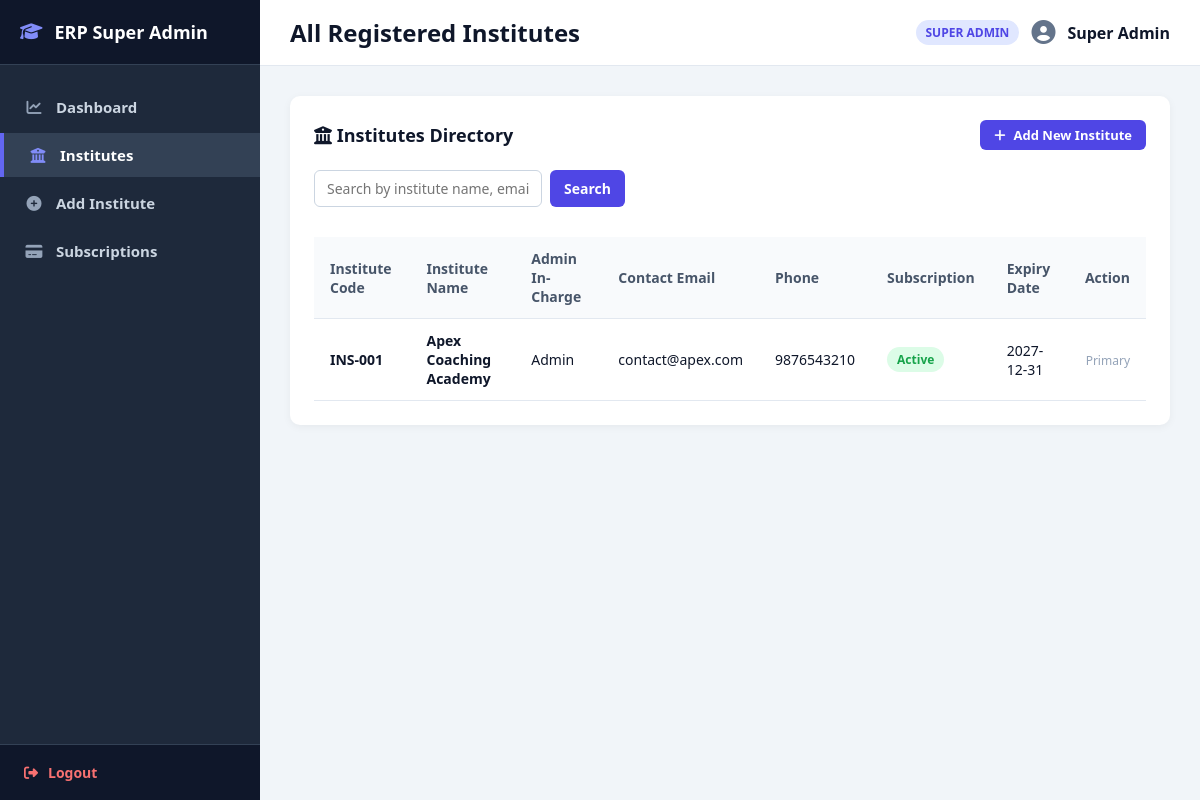
The app's page /superadmin/institutes.php (signed in) with its own data.
### tables this page shows
CREATE TABLE `users` (
  `id` INT AUTO_INCREMENT PRIMARY KEY,
  `name` VARCHAR(100) NOT NULL,
  `email` VARCHAR(255) NOT NULL UNIQUE,
  `password` VARCHAR(255) NOT NULL,
  `role` ENUM('superadmin','admin','teacher','student') NOT NULL,
  `institute_id` INT DEFAULT 1,
  `status` ENUM('active','inactive') DEFAULT 'active',
  `created_at` TIMESTAMP DEFAULT CURRENT_TIMESTAMP,
  FOREIGN KEY (`institute_id`) REFERENCES `institute`(`id`) ON DELETE CASCADE
);

CREATE TABLE `institute` (
  `id` INT AUTO_INCREMENT PRIMARY KEY,
  `name` VARCHAR(150) NOT NULL,
  `email` VARCHAR(255) NOT NULL,
  `phone_no` VARCHAR(15) NOT NULL,
  `address` TEXT NOT NULL,
  `subscription` ENUM('active','expired') DEFAULT 'active',
  `expiry` DATE NULL,
  `created_at` TIMESTAMP DEFAULT CURRENT_TIMESTAMP
);

### superadmin/institutes.php (the view, shortened to what this page needs)
<?php
require_once __DIR__ . "/../config/db.php";
$base = defined('APP_PATH') ? APP_PATH : ((isset($_SERVER['SCRIPT_NAME']) && strpos($_SERVER['SCRIPT_NAME'], '/ERP-SYSTEM-FOR-COACHING') === 0) ? '/ERP-SYSTEM-FOR-COACHING' : '');
$search = trim($_GET['search'] ?? '');
$sql = "
    SELECT i.*, u.name as admin_name, u.email as admin_email
    FROM institute i
    LEFT JOIN users u ON u.institute_id = i.id AND u.role = 'admin'
";
$sql .= " ORDER BY i.id DESC";
$institutes = mysqli_query($conn, $sql);
?>
<!DOCTYPE html>
<html lang="en">
<head>
    <link rel="stylesheet" href="https://cdnjs.cloudflare.com/ajax/libs/font-awesome/6.7.2/css/all.min.css">
    <link rel="stylesheet" href="<?= $base ?>/assets/css/style.css">
</head>
<body>
<div class="app-container">
    <div class="sidebar">
        <div class="sidebar-header">
            <i class="fa-solid fa-graduation-cap"></i>
            <span>ERP Super Admin</span>
        </div>
        <ul class="sidebar-menu">
            <li>
                <a href="<?= $base ?>/superadmin/dashboard.php"><i class="fa-solid fa-chart-line"></i> <span>Dashboard</span></a>
            </li>
            <li class="active">
                <a href="<?= $base ?>/superadmin/institutes.php"><i class="fa-solid fa-building-columns"></i> <span>Institutes</span></a>
            </li>
            <li>
                <a href="<?= $base ?>/superadmin/add_institute.php"><i class="fa-solid fa-plus-circle"></i> <span>Add Institute</span></a>
            </li>
            <li>
                <a href="<?= $base ?>/superadmin/subscriptions.php"><i class="fa-solid fa-credit-card"></i> <span>Subscriptions</span></a>
            </li>
        </ul>
        <div class="sidebar-footer">
            <a href="<?= $base ?>/logout.php"><i class="fa-solid fa-right-from-bracket"></i><span>Logout</span></a>
        </div>
    </div>
    <div class="main-content">
        <div class="top-navbar">
            <h2>All Registered Institutes</h2>
            <div class="user-profile">
                <span class="role-badge">SUPER ADMIN</span>
                <i class="fa-solid fa-user-circle fa-xl" style="color: #64748b;"></i>
                <strong><?= htmlspecialchars($_SESSION['name'] ?? 'Super Admin') ?></strong>
            </div>
        </div>
        <div class="page-body">
            <div class="card">
                <div class="card-title">
                    <span><i class="fa-solid fa-building-columns"></i> Institutes Directory</span>
                    <a href="<?= $base ?>/superadmin/add_institute.php" class="btn-primary" style="padding: 6px 14px; text-decoration: none; font-size: 13px; width: auto;">
                        <i class="fa-solid fa-plus"></i> Add New Institute
                    </a>
                </div>
                <form method="GET" action="institutes.php" class="filter-toolbar">
                    <div class="search-input-wrap">
                        <input type="text" name="search" value="<?= htmlspecialchars($search) ?>" placeholder="Search by institute name, email or admin...">
                        <button type="submit" class="btn-primary" style="width: auto; padding: 8px 14px;">Search</button>
                    </div>
                </form>
                <div class="table-responsive">
                    <table class="data-table">
                        <thead>
                            <tr>
                                <th>Institute Code</th>
                                <th>Institute Name</th>
                                <th>Admin In-Charge</th>
                                <th>Contact Email</th>
                                <th>Phone</th>
                                <th>Subscription</th>
                                <th>Expiry Date</th>
                                <th style="text-align: right;">Action</th>
                            </tr>
                        </thead>
                        <tbody>
                            <?php if ($institutes && mysqli_num_rows($institutes) > 0): ?>
                                <?php while ($row = mysqli_fetch_assoc($institutes)): ?>
                                    <tr>
                                        <td><strong>INS-<?= str_pad($row['id'], 3, '0', STR_PAD_LEFT) ?></strong></td>
                                        <td><strong><?= htmlspecialchars($row['name']) ?></strong></td>
                                        <td><?= htmlspecialchars($row['admin_name'] ?? 'Not Assigned') ?></td>
                                        <td><?= htmlspecialchars($row['email']) ?></td>
                                        <td><?= htmlspecialchars($row['phone_no']) ?></td>
                                        <td>
                                            <span class="status-pill <?= ($row['subscription'] === 'active') ? 'pill-active' : 'pill-expired' ?>">
                                                <?= ucfirst(htmlspecialchars($row['subscription'] ?? 'active')) ?>
                                            </span>
                                        </td>
                                        <td><?= htmlspecialchars($row['expiry'] ?? 'Lifetime') ?></td>
                                        <td style="text-align: right;">
                                            <?php if ($row['id'] > 1): ?>
                                                <a href="institutes.php?delete=<?= $row['id'] ?>" class="btn-sm btn-danger" onclick="return confirm('Are you sure you want to delete this institute?');">
                                                    <i class="fa-solid fa-trash"></i> Delete
                                                </a>
                                            <?php else: ?>
                                                <span style="font-size: 12px; color: #94a3b8;">Primary</span>
                                            <?php endif; ?>
                                        </td>
                                    </tr>
                                <?php endwhile; ?>
                            <?php else: ?>
                                <tr>
                                    <td colspan="8" style="text-align: center; padding: 25px; color: #94a3b8;">No institute records found.</td>
                                </tr>
                            <?php endif; ?>
                        </tbody>
                    </table>
                </div>
            </div>
        </div>
    </div>
</div>
</body>
</html>

### assets/css/style.css (style rules this page uses)
:root { --primary: #4f46e5; --primary-hover: #4338ca; --sidebar-bg: #0f172a; --sidebar-header: #020617; --border: #e2e8f0; --text-dark: #0f172a; --text-light: #f8fafc; }
* { margin: 0; padding: 0; box-sizing: border-box; font-family: 'Segoe UI', Tahoma, Geneva, Verdana, sans-serif; }
body { background-color: #f1f5f9; color: var(--text-dark); }
.btn-primary { padding: 10px 20px; background-color: #4f46e5; color: #ffffff; border: none; border-radius: 6px; font-size: 14px; font-weight: 600; cursor: pointer; transition: background-color 0.2s ease; display: inline-flex; align-items: center; justify-content: center; gap: 8px; }
.app-container { display: flex; min-height: 100vh; }
.sidebar { width: 260px; background-color: #1e293b; display: flex; flex-direction: column; min-height: 100vh; }
.sidebar-header { padding: 20px; background-color: #0f172a; font-size: 18px; font-weight: 700; display: flex; align-items: center; gap: 12px; color: #ffffff; border-bottom: 1px solid #334155; }
.sidebar-header i { color: #818cf8; }
.sidebar-menu { list-style: none; padding: 16px 0; flex: 1; margin: 0; }
.sidebar-menu li { list-style: none; margin: 4px 0; }
.sidebar-menu li a { display: flex; align-items: center; gap: 12px; padding: 12px 24px; color: #cbd5e1; text-decoration: none; font-size: 15px; font-weight: 600; transition: background 0.2s, color 0.2s; }
.sidebar-menu li a i { color: #94a3b8; width: 20px; text-align: center; }
.sidebar-menu li.active a { color: #ffffff; background-color: #334155; border-left: 4px solid #6366f1; }
.sidebar-menu li.active a i { color: #818cf8; }
.sidebar-footer { padding: 18px 24px; border-top: 1px solid #334155; background-color: #0f172a; }
.sidebar-footer a { color: #f87171; text-decoration: none; font-weight: 600; display: flex; align-items: center; gap: 10px; font-size: 14px; }
.top-navbar { background: #ffffff; padding: 16px 30px; border-bottom: 1px solid var(--border); display: flex; justify-content: space-between; align-items: center; }
.user-profile { display: flex; align-items: center; gap: 12px; }
.role-badge { background: #e0e7ff; color: var(--primary); padding: 4px 10px; border-radius: 20px; font-size: 12px; font-weight: bold; text-transform: uppercase; }
.main-content { flex: 1; display: flex; flex-direction: column; }
.page-body { padding: 30px; flex: 1; }
.card { background: #ffffff; border-radius: 10px; box-shadow: 0 2px 8px rgba(0,0,0,0.05); padding: 24px; margin-bottom: 24px; }
.card-title { font-size: 18px; font-weight: bold; margin-bottom: 20px; color: #0f172a; display: flex; justify-content: space-between; align-items: center; }
.data-table { width: 100%; border-collapse: collapse; margin-top: 10px; }
.data-table th, .data-table td { padding: 12px 16px; text-align: left; border-bottom: 1px solid var(--border); font-size: 14px; }
.data-table th { background: #f8fafc; color: #475569; font-weight: 600; }
.table-responsive { width: 100%; overflow-x: auto; -webkit-overflow-scrolling: touch; }

### superadmin/institutes.php (style rules this page uses)
.filter-toolbar { display: flex; justify-content: space-between; align-items: center; gap: 12px; margin-bottom: 20px; flex-wrap: wrap; }
.search-input-wrap { position: relative; min-width: 280px; display: flex; gap: 8px; }
.search-input-wrap input { padding: 8px 12px; border: 1px solid #cbd5e1; border-radius: 6px; font-size: 14px; width: 100%; }
.status-pill { display: inline-block; padding: 4px 10px; border-radius: 9999px; font-size: 12px; font-weight: 600; }
.pill-active { background: #dcfce7; color: #16a34a; }

### records on screen
users: institute "001", institute.name "Apex Coaching Academy", name "Admin", institute.email "contact@apex.com", institute.phone_no "9876543210", institute.subscription "Active", institute.expiry "2027-12-31"

### other values on screen
$_SESSION['name'] "Super Admin"
